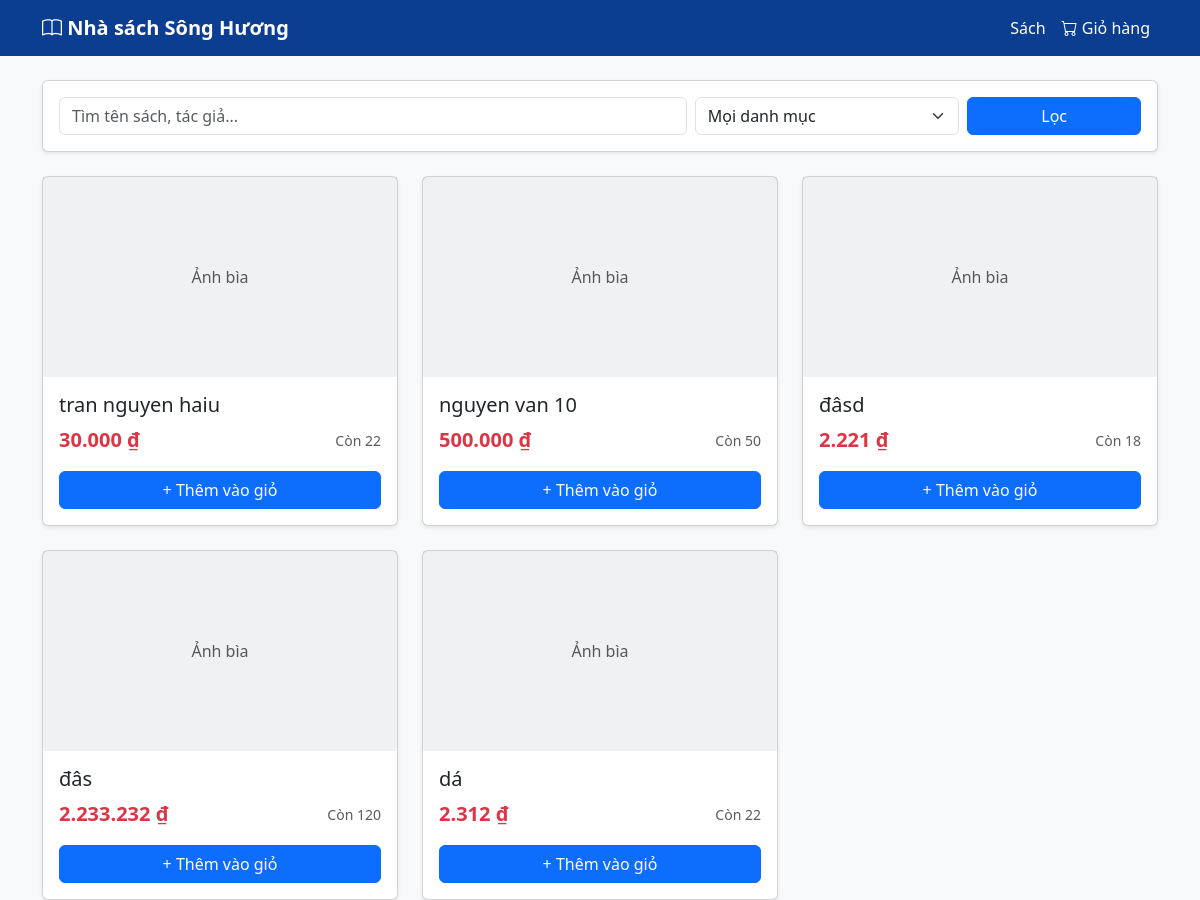
/books, run on the app's committed database.
### app.py (models this page shows)
class Book(db.Model):
    id = db.Column(db.Integer, primary_key=True)
    title = db.Column(db.String(200), nullable=False)
    author = db.Column(db.String(200))
    publisher = db.Column(db.String(200))
    year = db.Column(db.Integer)
    price = db.Column(db.Float, nullable=False)
    stock = db.Column(db.Integer, default=0)
    description = db.Column(db.Text)
    image = db.Column(db.String(200))
    category_id = db.Column(db.Integer, db.ForeignKey("category.id"), nullable=False)
    order_items = db.relationship("OrderItem", backref="book", lazy=True)

### app.py (the view)
@app.route("/")
@app.route("/books")
def books():
    q = request.args.get("q", "").strip()
    category_id = request.args.get("category", "").strip()
    query = Book.query
    if q:
        query = query.filter(or_(Book.title.contains(q), Book.author.contains(q)))
    if category_id and category_id.isdigit():
        query = query.filter(Book.category_id == int(category_id))
    books_list = query.order_by(Book.id.desc()).all()
    categories = Category.query.all()
    return render_template("books.html", books=books_list, categories=categories)

### app.py (called while the page is built)
@app.context_processor
def inject_admin_badges():
    try:
        pending_count = Order.query.filter_by(status="Chờ xác nhận").count()
    except Exception:
        pending_count = 0
    return dict(pending_orders_badge=pending_count)

### templates/books.html (shortened to what this page needs)
{% extends 'base.html' %}
{% block content %}
<div class="card shadow-sm mb-4">
    <div class="card-body">
        <form method="GET" action="{{ url_for('books') }}" class="row g-2">
            <div class="col-md-7">
                <input type="text" name="q" class="form-control" placeholder="Tìm tên sách, tác giả..." value="{{ request.args.get('q', '') }}">
            </div>
            <div class="col-md-3">
                <select name="category" class="form-select">
                    <option value="">Mọi danh mục</option>
                </select>
            </div>
            <div class="col-md-2">
                <button type="submit" class="btn btn-primary w-100">Lọc</button>
            </div>
        </form>
    </div>
</div>
<div class="row row-cols-1 row-cols-md-3 g-4">
    {% for book in books %}
    <div class="col">
        <div class="card h-100 shadow-sm">
            <a href="{{ url_for('book_detail', id=book.id) }}" class="text-decoration-none">
                <div class="bg-secondary bg-opacity-10 d-flex align-items-center justify-content-center" style="height: 200px;">
                    {% if book.image %}
                        <img src="{{ url_for('static', filename='uploads/' + book.image) }}" alt="{{ book.title }}" style="max-height: 100%; max-width: 100%;">
                    {% else %}
                        <span class="text-muted">Ảnh bìa</span>
                    {% endif %}
                </div>
            </a>
            <div class="card-body d-flex flex-column">
                <a href="{{ url_for('book_detail', id=book.id) }}" class="text-decoration-none text-dark">
                    <h5 class="card-title text-truncate" title="{{ book.title }}">{{ book.title }}</h5>
                </a>
                <div class="d-flex justify-content-between align-items-center mt-auto mb-3">
                    <span class="text-danger fw-bold fs-5">{{ "{:,.0f}".format(book.price).replace(',', '.') }} ₫</span>
                    <small class="text-muted">Còn {{ book.stock }}</small>
                </div>
                <form action="{{ url_for('add_to_cart', book_id=book.id) }}" method="POST">
                    {% if book.stock > 0 %}
                        <button type="submit" class="btn btn-primary w-100">+ Thêm vào giỏ</button>
                    {% else %}
                        <button type="button" class="btn btn-secondary w-100" disabled>Hết hàng</button>
                    {% endif %}
                </form>
            </div>
        </div>
    </div>
    {% else %}
    <div class="col-12 text-center py-5">
        <p class="text-muted">Không tìm thấy sách nào phù hợp.</p>
    </div>
    {% endfor %}
</div>
{% endblock %}

### templates/base.html (shortened to what this page needs)
<!DOCTYPE html>
<html lang="vi">
<head>
    <link href="https://cdn.jsdelivr.net/npm/bootstrap@5.3.0/dist/css/bootstrap.min.css" rel="stylesheet">
    <link rel="stylesheet" href="https://cdn.jsdelivr.net/npm/bootstrap-icons@1.11.1/font/bootstrap-icons.css">
</head>
<body>
    <nav class="navbar navbar-expand-lg navbar-dark" style="background-color: #0b3d91;">
        <div class="container">
            <a class="navbar-brand" href="{{ url_for('books') }}"><i class="bi bi-book"></i> Nhà sách Sông Hương</a>
            <div class="collapse navbar-collapse justify-content-end">
                <ul class="navbar-nav">
                    <li class="nav-item">
                        <a class="nav-link text-white" href="{{ url_for('books') }}">Sách</a>
                    </li>
                    <li class="nav-item">
                        <a class="nav-link text-white" href="{{ url_for('cart') }}">
                            <i class="bi bi-cart"></i> Giỏ hàng
                            {% set cart_count = session.get('cart', {}).values() | sum %}
                        </a>
                    </li>
                </ul>
            </div>
        </div>
    </nav>
    <div class="container mt-4">
        {% block content %}{% endblock %}
    </div>
</body>
</html>

### templates/base.html (style rules this page uses)
body { background-color: #f8f9fa; }
.navbar-brand { font-weight: bold; }

### data on the page
Book: shows "Ảnh bìa", title "tran nguyen haiu", price "30.000", stock "22", shows "+ Thêm vào giỏ"
Book: shows "Ảnh bìa", title "nguyen van 10", price "500.000", stock "50", shows "+ Thêm vào giỏ"
Book: shows "Ảnh bìa", title "đâsd", price "2.221", stock "18", shows "+ Thêm vào giỏ"
Book: shows "Ảnh bìa", title "đâs", price "2.233.232", stock "120", shows "+ Thêm vào giỏ"
Book: shows "Ảnh bìa", title "dá", price "2.312", stock "22", shows "+ Thêm vào giỏ"
